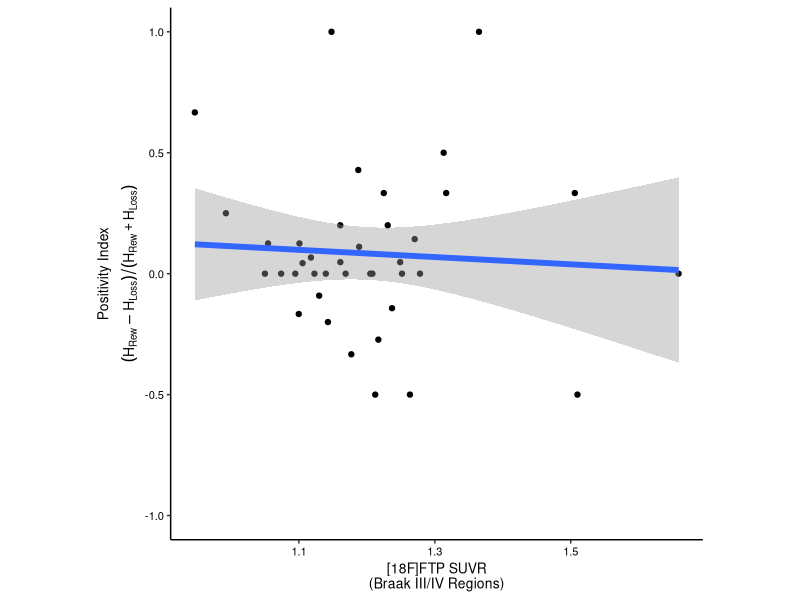
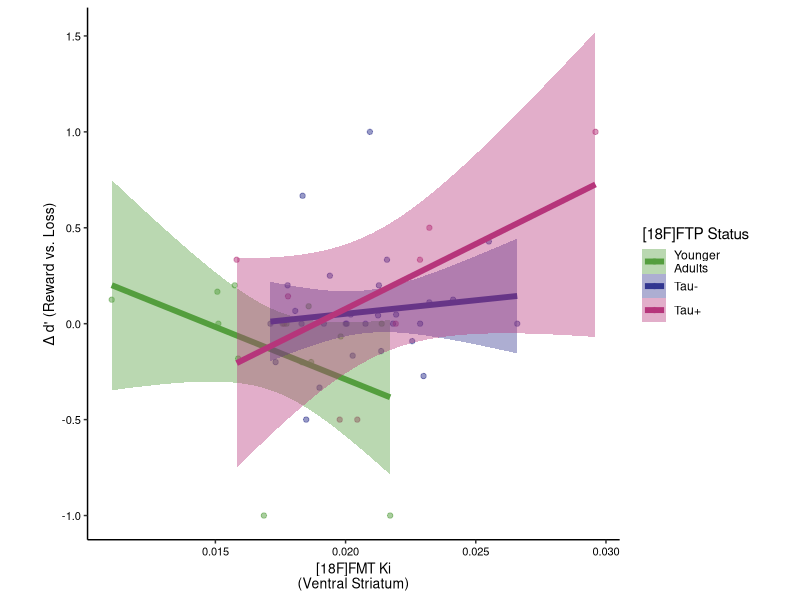
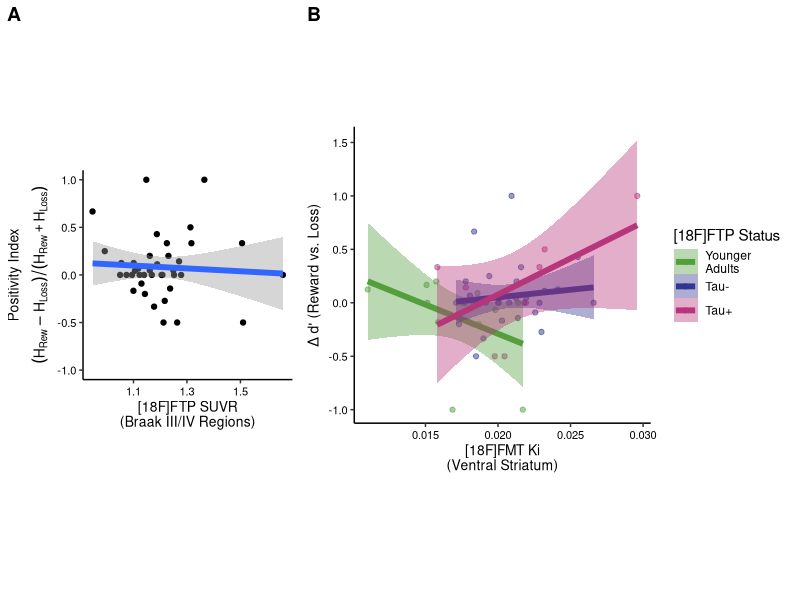
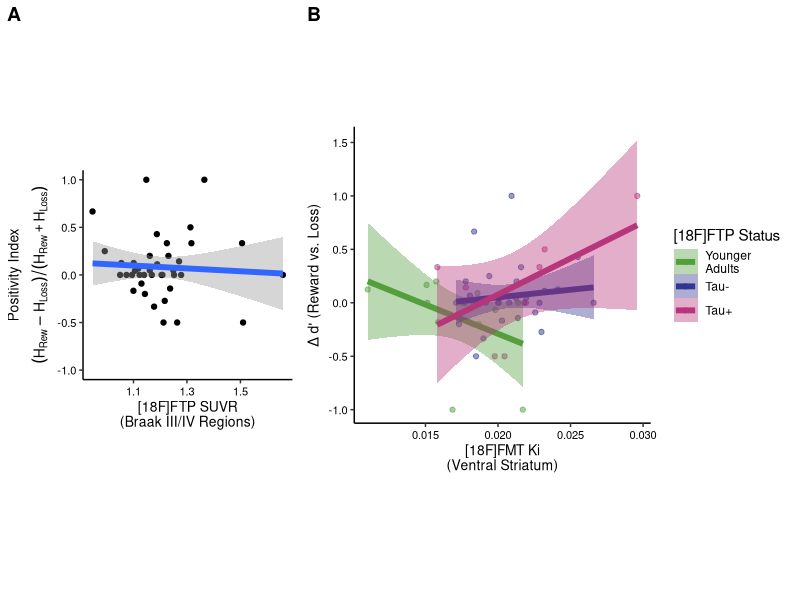

Reproduce these figures in R, in order.
## ---- chunk 1
knitr::opts_chunk$set(echo = TRUE)

# Load Libraries
library(tidyverse) # v2.0.0
library(ggpubr) # v0.6.0
library(rstatix) # v0.7.2
library(lme4) # v1.1.32
library(lmerTest) # v3.1.3

# Set colorscales
jack_status_cscale <- scale_color_manual(values = c("#549e3e", "#323690", "#B6357B"))
jack_status_fscale <- scale_fill_manual(values = c("#549e3e", "#323690", "#B6357B"))

df <- read_csv('data_sup_fig07.csv')

df$tau_status <- factor(df$tau_status, levels = c('Younger\nAdults', 
                                                  'Tau-', 'Tau+'))
## ---- chunk 2
figA <- df %>% 
  ggplot(aes(x = ftp_braak34_suvr, y = pos_index)) +
  geom_point() +
  geom_smooth(method = 'lm', limit = 0.9, linewidth = 2) +
  theme_classic() +
  xlab(bquote('[18F]FTP SUVR\n(Braak III/IV Regions)')) +
  ylab(bquote(atop('Positivity Index', (H[Rew] - H[Loss])/(H[Rew] + H[Loss])))) +
  theme(panel.background = element_blank(),
      axis.line = element_line(color = 'black'),
      axis.text.x = element_text(color = 'black', size = 8),
      axis.text.y = element_text(color = 'black', size = 8),
      axis.title.x = element_text(color = 'black', size = 10),
      axis.title.y = element_text(color = 'black', size = 10),
      aspect.ratio = 1)

figA
## ---- chunk 3
# Stats for Panel A

# Simplest model
lm1 <- lm(pos_index ~ ftp_braak34_suvr + age + sex + yrs_edu, data = df)
summary(lm1)
## ---- chunk 4
# Model accounting for learning accuracy
lm2 <- lm(pos_index ~ ftp_braak34_suvr + learning_RewVsLoss, data = df)
summary(lm2)

## ---- chunk 5
figB <- df %>% filter(!is.na(tau_status)) %>%
  ggplot(aes(x = fmt_ki_vst, y = pos_index, group = tau_status,
             color = tau_status, fill = tau_status)) +
  geom_point(alpha = 0.5) +
  geom_smooth(method = 'lm', limit = 0.9, linewidth = 2) +
  scale_fill_manual('[18F]FTP Status', values = c("#549e3e", "#323690", "#B6357B")) +
  scale_color_manual('[18F]FTP Status', values = c("#549e3e", "#323690", "#B6357B")) +
  theme_classic() +
  xlab(bquote('[18F]FMT Ki\n(Ventral Striatum)')) +
  ylab('\u0394 d\' (Reward vs. Loss)') +
  theme(panel.background = element_blank(),
      axis.line = element_line(color = 'black'),
      axis.text.x = element_text(color = 'black', size = 8),
      axis.text.y = element_text(color = 'black', size = 8),
      axis.title.x = element_text(color = 'black', size = 10),
      axis.title.y = element_text(color = 'black', size = 10),
      aspect.ratio = 1)

figB
## ---- chunk 6
# Stats for Panel B
lm1 <- lm(pos_index ~ fmt_ki_vst*ftp_braak34_suvr + age + sex + yrs_edu, 
          data = df %>% filter(!is.na(ftp_braak34_suvr)))
summary(lm1)
## ---- chunk 7
# Model accounting for learning accuracy
lm2 <- lm(pos_index ~ fmt_ki_vst*ftp_braak34_suvr + age + sex + yrs_edu + learning_RewVsLoss, 
          data = df %>% filter(!is.na(ftp_braak34_suvr)))
summary(lm2)

## ---- chunk 8
pos_fig <- ggarrange(figA, figB, 
          ncol = 2, 
          labels = c('A', 'B'),
          widths = c(0.6, 1))

ggsave(pos_fig, filename = 'sup_fig07.pdf', width = 6, height = 3, units = 'in')
pos_fig
